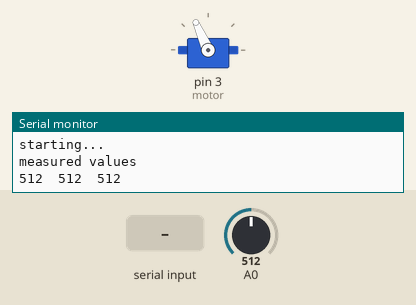
Bench run of a sketch on a simulated Arduino Uno, built with avr-gcc and run on an emulated ATmega328P. Parts: servo, the last lines printed to the serial monitor. The test bench sets the inputs (shaded band); at power-on: A0 = 512.

Above: at 12.5 s.
12.6 s: "90,45\n" received over Serial
At 14.7 s:
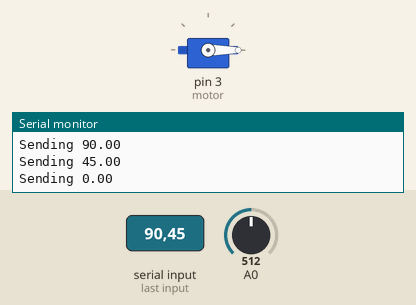
15.1 s: "30,150\n" received over Serial
At 15.8 s:
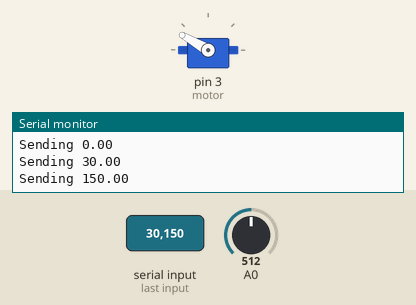
17.6 s: "200\n" received over Serial
At 18.4 s:
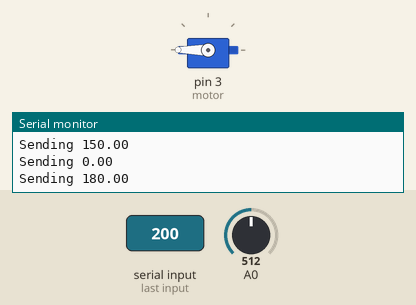
Timing chart, 0 to 20.6 s (numbered marks = the images above; inputs shaded):
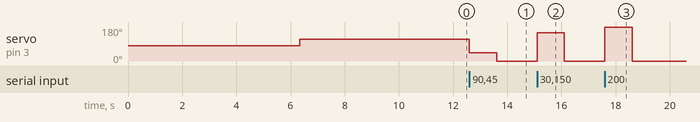

Measured:
- after the input at 12.6 s, servo on pin 3 (motor): 114° → 45° at once, → 0° 1.0 s later
- after the input at 15.1 s, servo on pin 3 (motor): 0° → 150° at once, → 0° 1.0 s later
- after the input at 17.6 s, servo on pin 3 (motor): 0° → 180° at once, → 0° 1.0 s later

The sketch:

_140514_ContRotServoCalibration.ino
```cpp
/*
Main Objective: will calibrate a servo motor and
find out what each motor "write" command
corresponds to in terms of RPM. for example, if
"115" is zero, want to know what "110" command
will output, and in which direction (CCW,CW from
above looking down).
*/

#include <Servo.h>
Servo motor;

int SampleSize=2;
int BaseDelay=10;
int ArmNumber=5;


int smin=1023;
int smax=0;
int smid=0;
int sval=0;
int prevSNS=0;
int currSNS=0;
int countSNS=0;
float hz=0;
float currLatch=0;
float prevLatch=0;


void setup(){
	Serial.begin(9600);
	delay(3000);
	Serial.println("motor center: 114");
	motor.attach(3);
	motor.write(114);
	Serial.println("starting...");


	//calibrate smin and smax, via rotating the arm once
	motor.write(80);
	int n;
	//for 4 seconds, take in values and record which
	for(int i=0;i<3000;i++){
		delay(1);
		sval=analogRead(0);
		if(sval>smax) smax=sval;
		else if(sval<smin) smin=sval;
	}
	smid=(smax+smin)/2;
	motor.write(114);

	Serial.println("measured values");
	Serial.print(smin); tab();
	Serial.print(smid); tab();
	Serial.print(smax); tab();
	Serial.println("");

	//initialization
	prevLatch=millis();

	delay(5000);
}//setup

void loop(){
	delay(BaseDelay);
	sval=analogRead(0);
	//eventually comment out
//	Serial.println(sval);

	while(Serial.available()>0){
		//create input option
		float command= Serial.parseFloat();

		if(command<0){
		command=command*(-1);
		command=constrain(command,1,10);
		SampleSize=command;
		countSNS=0;
		}//change sample rate

		else {
			command=constrain(command,0,180);
			motor.write(command);
			Serial.print("Sending ");
			Serial.println(command);
		}//change motor command


	} //command loop


	// LATCH HELP
	currSNS=eitheror(sval,smid);
	if(prevSNS==0 && currSNS==1){
		currLatch=millis();
		//Serial.println(millis());


		countSNS++;
		prevSNS=currSNS;
	}
	else {}//latchSNS=0;
	prevSNS=currSNS;

	// time to calculate period, hertz
	if(countSNS==SampleSize*ArmNumber){
		countSNS=0;
		hz=1000*SampleSize/(currLatch-prevLatch);
		float per=(currLatch-prevLatch)/(SampleSize);

		prevLatch=currLatch;
		Serial.print("Hz (");
		Serial.print(SampleSize);
		Serial.print("):");
		tab();
		Serial.print(hz);
		tab();
		Serial.print(per);
		Serial.println("");
	}


}//main loop


void tab(){
	Serial.print("\t");
}


int eitheror(int var,int threshold){
	if(var>threshold)return 1;
	else return 0;
}
```
